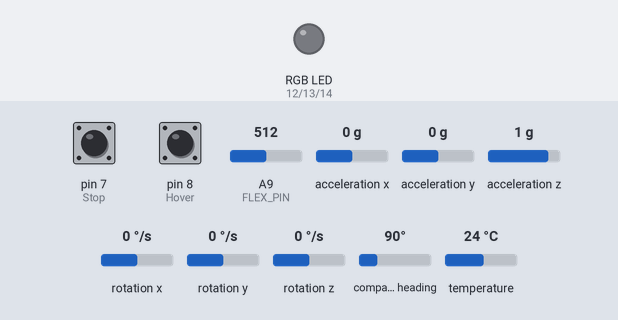
Bench run of a sketch on a simulated Arduino Mega 2560, built with avr-gcc and run on an emulated ATmega2560. Shown: an RGB LED mixed from three pins (HIGH = lit). Dashed ring = blinking. Inputs (shaded band) come from the test bench; at power-on: A9 (FLEX_PIN) = 512, pin 7 (Stop) HIGH, pin 8 (Hover) HIGH, acceleration x 0 g, acceleration y 0 g, acceleration z 1 g, rotation x 0 °/s, rotation y 0 °/s, rotation z 0 °/s, compass heading 90°, temperature 24 °C. No radio packets arrive unless stated.

Above: at 1.2 s.
1.3 s: A9 (FLEX_PIN) set to 452
2.8 s: A9 (FLEX_PIN) set to 430
At 4.0 s:
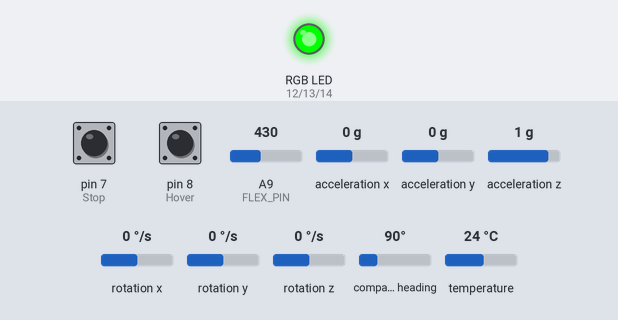
4.3 s: pin 7 (Stop) pulled LOW for 3.2 s
At 8.5 s:
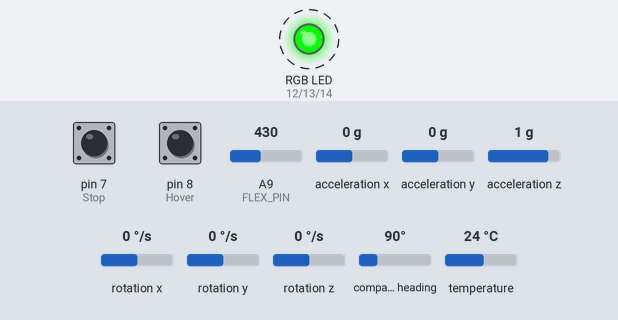
9.2 s: pin 8 (Hover) pulled LOW for 3.2 s
At 10.16 s:
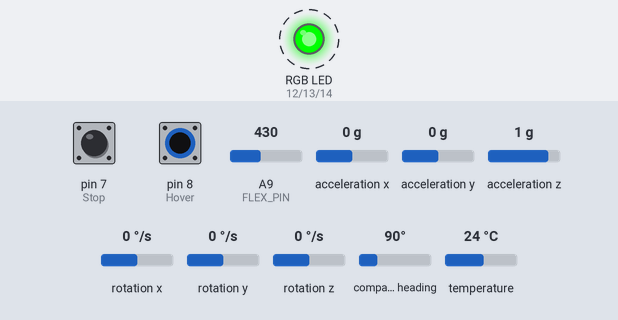
13.9 s: pin 8 (Hover) pulled LOW for 0.3 s
At 15.2 s:
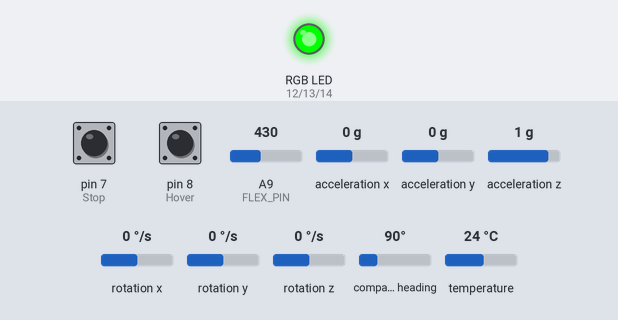
Timing chart, 0 to 16.7 s (numbered marks = the images above; inputs shaded):
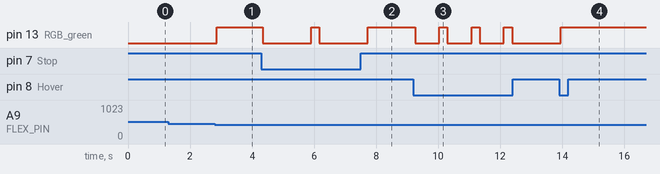

Measured:
- the behaviour switches between 446 and 445 on A9 (FLEX_PIN) (found by bisection; images 0 and 1)
- after the input at 1.3 s, every drawn part: stays the same
- after the input at 2.8 s, pin 13 (RGB_green): LOW → HIGH after 0.07 s
- after the input at 4.3 s, pin 13 (RGB_green): alternates HIGH for 0.26 s and LOW for 1.6 s, starting at once
- after the input at 9.2 s, pin 13 (RGB_green): alternates HIGH for 0.26 s and LOW for 0.78 s, 7 changes in all, then stays LOW, starting after 0.06 s
- after the input at 13.9 s, pin 13 (RGB_green): LOW → HIGH at once

The sketch:

hand_controller_code.ino
```cpp
#include <RH_ASK.h>
#ifdef RH_HAVE_HARDWARE_SPI
#include <SPI.h>
#endif
#include <Wire.h>
#include <SPI.h>
#include <Adafruit_LSM9DS1.h>
#include <Adafruit_Sensor.h>
//9 DOF Sensor
Adafruit_LSM9DS1 lsm = Adafruit_LSM9DS1();

#define LSM9DS1_SCK 10
#define LSM9DS1_MISO 12
#define LSM9DS1_MOSI 11
#define LSM9DS1_XGCS 6
#define LSM9DS1_MCS 5

void setupSensor()
{
  // 1.) Set the accelerometer range
  lsm.setupAccel(lsm.LSM9DS1_ACCELRANGE_2G);
  // 2.) Set the magnetometer sensitivity
  lsm.setupMag(lsm.LSM9DS1_MAGGAIN_4GAUSS);
  // 3.) Setup the gyroscope
  lsm.setupGyro(lsm.LSM9DS1_GYROSCALE_245DPS);
}
    int SpecialMessage = 50;
    float cgx = 0.0;
    float cgy = 0.0;
    float cgz =0.0;
    float cax = 0.0;
    float cay =0.0;
    float caz = 0.0;
    uint16_t cgxi = 0;
    uint16_t  cgyi = 0;
    uint16_t  cgzi = 0;
    uint16_t  caxi = 0;
    uint16_t  cayi = 0;
    uint16_t  cazi = 0;

//Transmitter
RH_ASK driver(2000, 8, 6, 0); //Recieve, Transmit, Push to talk
uint8_t msg[10] = {SpecialMessage,caxi,cayi,cazi,(cgxi>>8),cgxi,(cgyi>>8),cgyi,(cgzi>>8),cgzi};

//FlexSensor
const int FLEX_PIN = A9; // Pin connected to voltage divider output
const float VCC = 3.25; // Measured voltage of Ardunio 3.3V line
const float R_DIV = 35700.0; // Measured resistance of 36k resistor
const float STRAIGHT_RESISTANCE = 23683.90; // resistance when straight
const float BEND_RESISTANCE = 46185.88; // resistance at 90 deg

//LED
int RGB_red = 12;
int RGB_green = 13;
int RGB_blue = 14;
int Stop = 7;
int Hover = 8;
int enable = 0;

int HoverState =0;
int StopState =0;

void setup() {

  //Transmitter
  driver.init();

  Serial.begin(115200);
  //9 DOF Sensor
  lsm.begin();
  setupSensor();

  //Buttons
  pinMode(Stop, INPUT_PULLUP);
  pinMode(Hover, INPUT_PULLUP);
  //FlexSensor
  pinMode(FLEX_PIN, INPUT);
  //LED
  pinMode(RGB_red, OUTPUT);
  pinMode(RGB_green, OUTPUT);
  pinMode(RGB_blue, OUTPUT);
}

  void hoverInterrupt(){
  if(HoverState == 0 && StopState ==0&&enable ==1){
     msg[0] = 85;
     digitalWrite(RGB_green, LOW);
     enable = 0;
     HoverState = 1;
     for(int i=0; i<3; i++){
      driver.send(msg, 10);
      driver.waitPacketSent();
      delay(200);
     }
  }
  else if(HoverState == 1 && StopState ==0){
    digitalWrite(RGB_green, HIGH);
    msg[0] = 0;
    enable = 1;
    HoverState = 0;
  }

}

void stopInterrupt(){

     msg[0] = 170;
     digitalWrite(RGB_green, LOW);
     enable = 0;
     StopState = 1;
     HoverState = 0;

      for(int i=0; i<3; i++){
      driver.send(msg, 10);
      driver.waitPacketSent();
      delay(200);
     }
     msg[0] = 50;

}

void loop() {
  if (digitalRead(Stop)== LOW){
      stopInterrupt();
    }
    if (digitalRead(Hover)== LOW){
      hoverInterrupt();
    }

  if(enable == 0 && HoverState ==0){
    int flexADC = analogRead(FLEX_PIN);
    float flexV = flexADC * VCC / 1023.0;
    float flexR = R_DIV * (VCC / flexV - 1.0);
     if(flexR> BEND_RESISTANCE){
        msg[0] = 255;
        enable = 1;
        StopState = 0;
        digitalWrite(RGB_green, HIGH);
     }
  }
  if(enable ==1){
    digitalWrite(RGB_green, HIGH);
  }
  driver.send(msg, 10);
  driver.waitPacketSent();
  delay(200);

  while(enable ==1){
    if (digitalRead(Stop)== LOW){
      stopInterrupt();
      break;
    }
    if (digitalRead(Hover)== LOW){
      hoverInterrupt();
      break;
    }
    lsm.read();

    sensors_event_t a, m, g, temp;

    lsm.getEvent(&a, &m, &g, &temp);

    int SpecialMessage = 0;
    float cgx = g.gyro.x*(32768/286.8) + 32768;
    float cgy = g.gyro.y*(32768/286.8) + 32768;
    float cgz = g.gyro.z*(32768/286.8) + 32768;
     if (digitalRead(Stop)== LOW){
      stopInterrupt();
      break;
    }

    float cax = a.acceleration.x*(128/19.6) + 128;
    float cay = a.acceleration.y*(128/19.6) + 128;
    float caz = a.acceleration.z*(128/19.6) + 128;
     if (digitalRead(Stop)== LOW){
      stopInterrupt();
      break;
    }
    if (digitalRead(Hover)== LOW){
      hoverInterrupt();
      break;
    }

    uint16_t cgxi = (uint16_t ) cgx;
    uint16_t  cgyi = (uint16_t ) cgy;
    uint16_t  cgzi = (uint16_t ) cgz;

     if (digitalRead(Stop)== LOW){
      stopInterrupt();
      break;
    }
    if (digitalRead(Hover)== LOW){
      hoverInterrupt();
      break;
    }
    uint16_t  caxi = (uint16_t ) cax;
    uint16_t  cayi = (uint16_t ) cay;
    uint16_t  cazi = (uint16_t ) caz;
    if (digitalRead(Stop)== LOW){
      stopInterrupt();
      break;

    }
    if (digitalRead(Hover)== LOW){
      hoverInterrupt();
      break;
    }
    msg[0] = 0;
    msg[1] = caxi;
    msg[2] = cayi;
    msg[3] = cazi;
    msg[4] = (cgxi>>8);
    msg[5] = cgxi;
    msg[6] = (cgyi>>8);
    msg[7] = cgyi;
    msg[8] = (cgzi>>8);
    msg[9] = cgzi;
    int flexADC = analogRead(FLEX_PIN);
    float flexV = flexADC * VCC / 1023.0;
    float flexR = R_DIV * (VCC / flexV - 1.0);
     if(flexR> BEND_RESISTANCE){
        msg[0] = 1;
     }
         if (digitalRead(Stop)== LOW){
      stopInterrupt();
      break;
    }
    if (digitalRead(Hover)== LOW){
      hoverInterrupt();
      break;
    }
    driver.send(msg, 10);
    driver.waitPacketSent();
    if (digitalRead(Stop)== LOW){
      stopInterrupt();
      break;
    }
    if (digitalRead(Hover)== LOW){
      hoverInterrupt();
      break;
    }

  }


}
```
